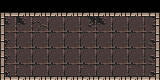

This game map was drawn from its Tiled (.tmx) file and the tilesets committed beside it. A one-line description and the full map source follow:
An orthogonal 10x5 tile map with 16x16 px tiles, 2 tile layers (Capa de patrones 2, Capa de patrones 1).

<map version="1.4" tiledversion="1.4.1" orientation="orthogonal" renderorder="right-down" width="10" height="5" tilewidth="16" tileheight="16" infinite="0" nextlayerid="4" nextobjectid="1">
 <tileset firstgid="1" source="nose.tsx" />
 <layer id="3" name="Capa de patrones 2" width="10" height="5">
  <data encoding="csv">
0,0,0,0,0,0,0,0,0,0,
195,195,131,163,163,194,195,163,163,194,
162,163,163,163,163,163,163,163,163,164,
162,163,163,163,163,163,163,163,163,164,
162,132,163,163,163,132,163,163,132,164
</data>
 </layer>
 <layer id="1" name="Capa de patrones 1" width="10" height="5">
  <data encoding="csv">
227,3,3,3,3,3,3,3,3,228,
258,0,0,0,0,0,0,0,0,257,
258,0,0,0,0,0,0,0,0,257,
258,0,0,0,0,0,0,0,0,257,
291,3,3,3,3,3,3,3,3,292
</data>
 </layer>
</map>
